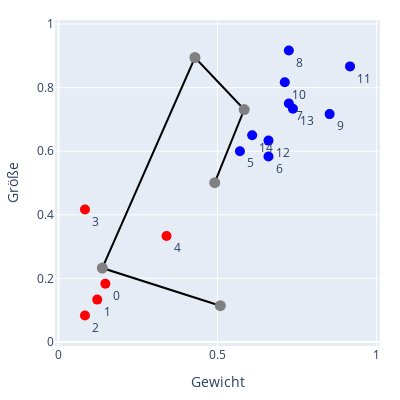

The notebook cell saved with this chart:
### Code cell
somEx2.plot()

### Figure 1 — Plotly figure (JSON) as saved in the notebook; plotly's stock layout.template omitted (floating-point values rounded to 4 significant figures)
{"data": [{"marker": {"color": "red", "size": 10}, "mode": "markers+text", "showlegend": false, "text": ["0", "1", "2", "3", "4"], "textposition": "bottom right", "type": "scatter", "x": [0.1474, 0.1218, 0.08333, 0.08333, 0.3397], "y": [0.1833, 0.1333, 0.08333, 0.4167, 0.3333]}, {"marker": {"color": "blue", "size": 10}, "mode": "markers+text", "showlegend": false, "text": ["5", "6", "7", "8", "9", "10", "11", "12", "13", "14"], "textposition": "bottom right", "type": "scatter", "x": [0.5705, 0.6603, 0.7244, 0.7244, 0.8526, 0.7115, 0.9167, 0.6603, 0.7372, 0.609], "y": [0.6, 0.5833, 0.75, 0.9167, 0.7167, 0.8167, 0.8667, 0.6333, 0.7333, 0.65]}, {"line": {"color": "black", "width": 2}, "marker": {"color": "grey", "size": 11}, "mode": "lines+markers", "showlegend": false, "textposition": "bottom right", "type": "scatter", "x": [0.5088, 0.1378, 0.4291, 0.584, 0.4913], "y": [0.1141, 0.2325, 0.8946, 0.7309, 0.5009]}], "layout": {"height": 400, "margin": {"b": 20, "l": 20, "r": 20, "t": 20}, "width": 400, "xaxis": {"domain": [0, 1], "range": [0, 1], "title": {"text": "Gewicht"}, "type": "linear"}, "yaxis": {"domain": [0, 1], "range": [-0.009375, 1.009], "scaleanchor": "x", "scaleratio": 1, "title": {"text": "Größe"}, "type": "linear"}}}
